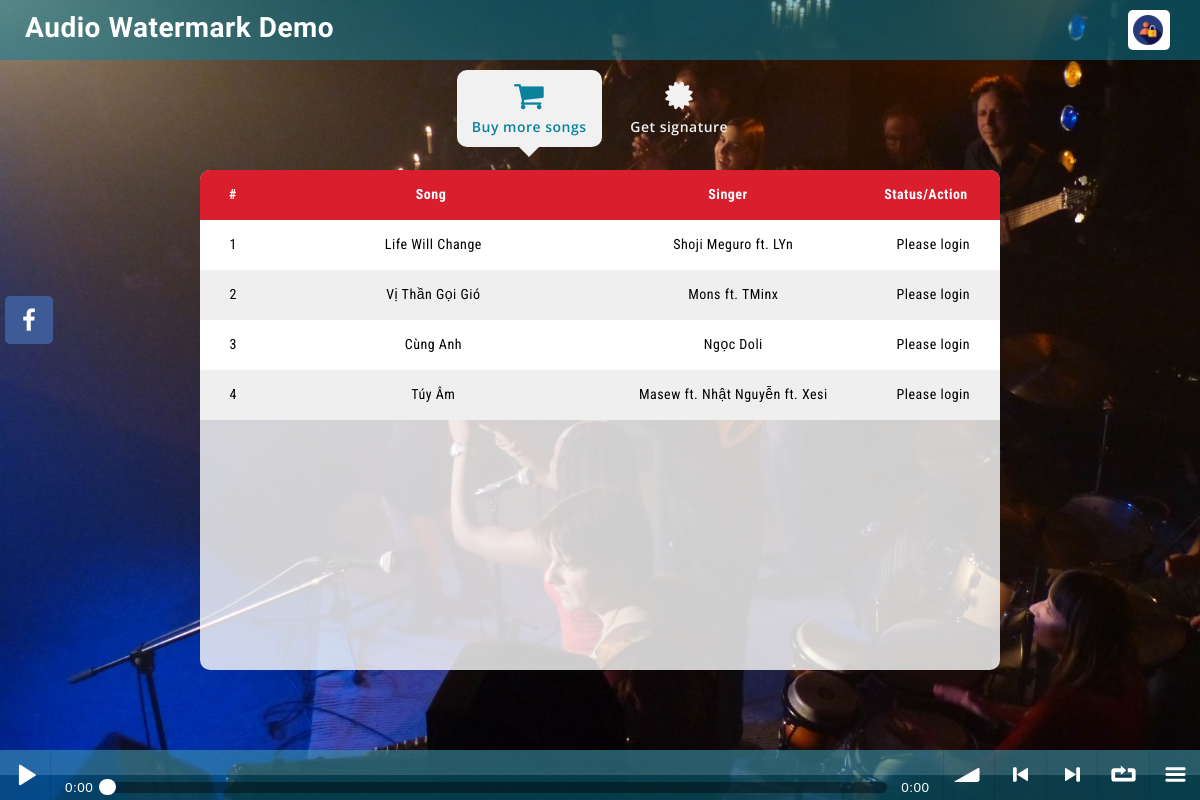
The page / on the database its author committed.
### tables this page shows
CREATE TABLE `siteinfo` (
  `companyname` varchar(128) NOT NULL,
  `slogan` varchar(256) DEFAULT NULL,
  `seokeywords` varchar(128) DEFAULT NULL,
  `seodescription` varchar(256) DEFAULT NULL,
  `facebook` varchar(128) DEFAULT NULL,
  `logo` varchar(32) NOT NULL,
  `copyright` varchar(128) NOT NULL,
  `copyright_ln2` varchar(128) DEFAULT NULL
);

CREATE TABLE `multimedia` (
  `id` varchar(64) NOT NULL,
  `parentid` varchar(64) DEFAULT NULL,
  `song` varchar(256) DEFAULT NULL,
  `singer` varchar(128) DEFAULT NULL,
  `url` varchar(256) NOT NULL,
  `type` varchar(32) NOT NULL,
  `owner` varchar(32) NOT NULL
);

### index.php (the view, shortened to what this page needs)
<!DOCTYPE html>
<html>
	<?php
		include "connectdb.php";
		$qr = $conn->prepare("select siteinfo.companyname as companyname, siteinfo.slogan as slogan, siteinfo.seokeywords as seokeywords, siteinfo.seodescription as seodescription, siteinfo.facebook as facebook, multimedia.url as logo, siteinfo.copyright as copyright, siteinfo.copyright_ln2 as copyright_ln2 from siteinfo, multimedia where siteinfo.logo = multimedia.id limit 1;");
		$qr->execute();
		$rs_siteinfo = $qr->fetch();
		$qr = $conn->prepare("select id, song, singer from multimedia where type = 'music' and owner = 'administrator';");
		$qr->execute();
		$rs_allsongs = $qr->fetchAll();
	?>
	<head>
		<link rel="stylesheet" href="https://maxcdn.bootstrapcdn.com/bootstrap/3.3.7/css/bootstrap.min.css" />
		<link rel="stylesheet" href="https://cdnjs.cloudflare.com/ajax/libs/font-awesome/4.7.0/css/font-awesome.min.css" />
		<link rel="stylesheet" href="animate.css" />
		<link rel="stylesheet" href="soundmanager2/css/bar-ui.css">
		<link rel="stylesheet" href="style.css" />
	</head>
	<body>
		<section class="navbar">
		    <div class="container">
				<div class="navbar-header">
					<a class="navbar-brand navbar-brand-image" href="/" title="<?php echo ($rs_siteinfo['companyname']); ?>"><?php echo ($rs_siteinfo['companyname']); ?></a>
				</div>
				<?php
					if (isset($_SESSION['user'])){
						echo "<a id=\"goto-login\" href=\"logout.php\" title=\"Sign out\"><img src=\"picture/goto-login.png\"/></a>";
						echo "<p id=\"username\">Good day, " . $_SESSION['user'] . "!</p>";
					}
					else{
						echo "<a id=\"goto-login\" href=\"login.php\" title=\"Sign in\"><img src=\"picture/goto-login.png\"/></a>";
					}
				?>
		    </div>
		</section>
		<section class="mainbar">
		    <div class="container">
		      	<ul class="nav mainbar-list wow fadeInDown" data-wow-duration="0.5s">
		        	<li id="buy-more-song" class="active">
		          		<a class="highlight" href="#buymoresong" title="Buy more songs">
		            		<i class="fa fa-shopping-cart"></i> Buy more songs
		          		</a>
		       		</li>
		       		<li id="get-signature">
		          		<a href="#getsignature" title="Get signature">
		            		<i class="fa fa-certificate"></i> Get signature
		          		</a>
		       		</li>
		      </ul>
		    </div>
		</section>
		<div class="mycontent">
			<table class="songstable">
				<thead>
					<tr>
						<th class="col-xs-1">#</th>
						<th class="col-xs-5">Song</th>
						<th class="col-xs-4">Singer</th>
						<th class="col-xs-2">Status/Action</th>
					</tr>
				</thead>
				<tbody class="songstable_scrollbar">
					<?php
						$i = 1;
						foreach ($rs_allsongs as $key => $value) {
							echo "<tr class=\"" . ($i % 2 ? "odd" : "even") . "\">
									<td class=\"col-xs-1\">" . $i . "</td>
									<td class=\"col-xs-5\">" . $value['song'] . "</td>
									<td class=\"col-xs-4\">" . $value['singer'] . "</td>
									<td class=\"col-xs-2\">";
							if (isset($_SESSION['user'])){
								$qr = $conn->prepare("select id from multimedia where type = 'music' and owner = '" . $_SESSION['user'] .  "' and parentid = '" . $value['id'] . "' limit 1;");
								$qr->execute();
								$rs_isLicenced = $qr->fetch();
								if ($rs_isLicenced['id'] == ""){
									echo "<button id=\"" . $value['id'] . "\" class=\"btn btn-danger btn-mini btnbuysong\"><i class=\"fa fa-shopping-cart\"></i></button>";
								}
								else{
									echo "Licenced";
								}
							}
							else{
								echo "Please login";
							}
							echo "	</td>
								</tr>";
							$i++;
						}
					?>
				</tbody>
			</table>
		</div>
		<div class="sm2-bar-ui full-width fixed">
 			<div class="bd sm2-main-controls">
				<div class="sm2-inline-gradient"></div>
  				<div class="sm2-inline-element sm2-button-element">
					<div class="sm2-button-bd">
						<a href="#play" class="sm2-inline-button sm2-icon-play-pause">Play / pause</a>
					</div>
  				</div>
  				<div class="sm2-inline-element sm2-inline-status">
					<div class="sm2-playlist">
						<div class="sm2-playlist-target">
						</div>
					</div>
					<div class="sm2-progress">
						<div class="sm2-row">
							<div class="sm2-inline-time">0:00</div>
							<div class="sm2-progress-bd">
								<div class="sm2-progress-track">
									<div class="sm2-progress-ball"><div class="icon-overlay"></div></div>
								</div>
							</div>
							<div class="sm2-inline-duration">0:00</div>
						</div>
					</div>
				</div>
				<div class="sm2-inline-element sm2-button-element sm2-volume">
					<div class="sm2-button-bd">
						<a href="#volume" class="sm2-inline-button sm2-volume-control">volume</a>
					</div>
				</div>
				<div class="sm2-inline-element sm2-button-element">
					<div class="sm2-button-bd">
						<a href="#prev" title="Previous" class="sm2-inline-button sm2-icon-previous">&lt; previous</a>
					</div>
				</div>
				<div class="sm2-inline-element sm2-button-element">
					<div class="sm2-button-bd">
						<a href="#next" title="Next" class="sm2-inline-button sm2-icon-next">&gt; next</a>
					</div>
				</div>
				<div class="sm2-inline-element sm2-button-element">
					<div class="sm2-button-bd">
						<a href="#repeat" title="Repeat playlist" class="sm2-inline-button sm2-icon-repeat">&infin; repeat</a>
					</div>
				</div>
				<div class="sm2-inline-element sm2-button-element sm2-menu">
					<div class="sm2-button-bd">
						<a href="#menu" class="sm2-inline-button sm2-icon-menu">menu</a>
					</div>
				</div>
			</div>
		</div>
	  	<div class="social-bar">
		    <a target="_blank" href="<?php echo ($rs_siteinfo['facebook']); ?>" title="Visit my Facebook" class="social-bar-facebook"><i class="fa fa-facebook"></i></a>
	  	</div>
	</body>
</html>

### style.css (style rules this page uses)
html, body { height: 100%; font-family: 'Roboto Condensed', sans-serif; font-size:14px; color: #333; letter-spacing: 0.5px; }
body { background: url("picture/bg-body.jpg") fixed no-repeat; background-size: cover; }
a { text-decoration: none; }
.navbar { position: fixed; z-index: 1001; top: 0px; left: 0px; margin: 0px; width: 100%; height: 60px; min-height: 60px; background: rgba(10, 130, 157, 0.5); background-size: cover; background-repeat: none; border-radius: 0px; border: none; }
.navbar .container { height: 100%; }
.navbar-header { float: left; height: 100%; margin: 0px; padding: 0px; }
.navbar-brand { height: 100%; margin: 0px; margin-top: 18px; padding: 0px; padding-left: 10px; font-family: 'Oregano', cursive; font-size: 28px; font-weight: 600; color: #fff; white-space: nowrap; }
#goto-login { float: right; margin: 0px; margin-top: 10px; padding: 5px; background-color: #FFF; border-radius: 5px; overflow: hidden; }
#goto-login img { height: 30px; margin: 0px; margin-right: 2.5px; }
.mainbar { position: fixed; top: 60px; left: 0px; margin: 0px; padding: 0px; width: 100%; height: auto; text-align: center; }
.mainbar-list { padding: 10px; padding-bottom: 20px; }
.mainbar-list li { height: 100%; min-width: 100px; margin: 0px 5px; display: inline-block; }
.mainbar-list li a { display: block; font-family: 'Open Sans', Verdana, Helvetica, sans-serif; font-weight: 600; transition: all 0.1s ease; -webkit-transition: all 0.1s ease; -moz-transition: all 0.1s ease; -o-transition: all 0.1s ease; }
.mainbar-list li:not(.active) a { color: #f1f1f1; }
.mainbar-list li.active a { background-color: #f1f1f1; border-radius: 10px; color: #0a829d; }
.mainbar-list li.active a:after { position: absolute; top: 100%; left: 50%; margin-left: -10px; border-left: 10px solid transparent; border-right: 10px solid transparent; border-top: 10px solid transparent; border-top-color: #f1f1f1; content: ''; display: inline-block; }
.mainbar-list a i { display: block; margin-bottom: 5px; font-size: 32px; }
.highlight { -webkit-animation: colorchange 10s infinite alternate; }
.mycontent { position: fixed; z-index: 1001; top: 170px; left: 50%; transform: translateX(-50%) !important; width: 800px; height: 500px; background-color: rgba(255, 255, 255, 0.8); border-radius: 10px; overflow: hidden; }
.songstable { width: 100%; }
.songstable thead { width: 100%; }
.songstable tbody { width: 100%; height: 500px; overflow-y: scroll; }
.songstable thead tr { width: 99%; }
.songstable tr { width: 100%; }
.songstable thead, .songstable tbody, .songstable tr, .songstable td, .songstable th { display: inline-block; }
.songstable thead { background: #d91f2d; color: #fff; }
.songstable tbody td, .songstable thead > tr> th { float: left; border-bottom-width: 0; }
.songstable>tbody>tr>td, .songstable>tbody>tr>th, .songstable>tfoot>tr>td, .songstable>tfoot>tr>th, .songstable>thead>tr>td, .songstable>thead>tr>th { padding: 8px; height: 50px; text-align: center; line-height: 32px; }
.odd { background: #fff; color: #000; }
.even { background: #efefef; color: #000; }
.sm2-bar-ui { z-index: 1002 !important; font-size: 18px; }
.sm2-bar-ui .sm2-main-controls, .sm2-bar-ui .sm2-playlist-drawer { background-color: rgba(10, 130, 157, 0.5); }
.social-bar { position: fixed; z-index: 1002; left: 5px; top: 40%; transform: translateY(-50%); }
.social-bar a, .social-bar span { position: relative; width: 48px; height: 48px; margin-top: 5px; margin-bottom: 5px; padding: 0px; outline: none; border: none; border-radius: 5px; font-size: 24px; color: #fff; display: block; transition: all 0.1s ease; -webkit-transition: all 0.1s ease; -moz-transition: all 0.1s ease; -o-transition: all 0.1s ease; }
.social-bar a .fa, .social-bar span .fa { position: absolute; top: 50%; left: 50%; transform: translate(-50%, -50%) !important; }
.social-bar-facebook { background: #3e5b98; }

### rows shown on the page
siteinfo: companyname "Audio Watermark Demo"
multimedia: song "Life Will Change", singer "Shoji Meguro ft. LYn"
multimedia: song "Vị Thần Gọi Gió", singer "Mons ft. TMinx"
multimedia: song "Cùng Anh", singer "Ngọc Doli"
multimedia: song "Túy Âm", singer "Masew ft. Nhật Nguyễn ft. Xesi"
